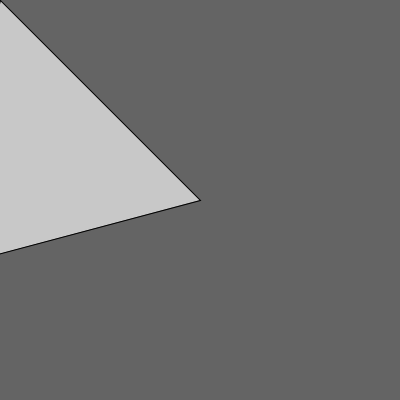
Frame 1 (no input)
Frame 60 (the mouse pressed at the canvas centre just before this capture): identical to frame 1, image omitted
Frame 120 (the mouse held since frame 60 and released just before this capture): blank canvas, image omitted

The Processing sketch that drew this single still picture (run headless with seeded random() and noise(); from frame 60 on, the mouse is pressed at the canvas centre):

// Processing sketch: triangles1
// ── triangles1.pde
/**
 * Draws an equilateral triangle based on mouseX, mouseY
 * starting from the center
 */
float x1, y1, x2, y2, x3, y3;

void setup(){
  size(400,400);
  fill(200);
  x1 = width/2;
  y1 = height/2;
}

void draw(){
  background(100);
  x2 = mouseX;
  y2 = mouseY;
  x3 = x1 + (cos(atan2(y2-y1,x2-x1)-PI/3) * dist(x1,y1,x2,y2));
  y3 = y1 + (sin(atan2(y2-y1,x2-x1)-PI/3) * dist(x1,y1,x2,y2));
  triangle(x1,y1,x2,y2,x3,y3);
}
